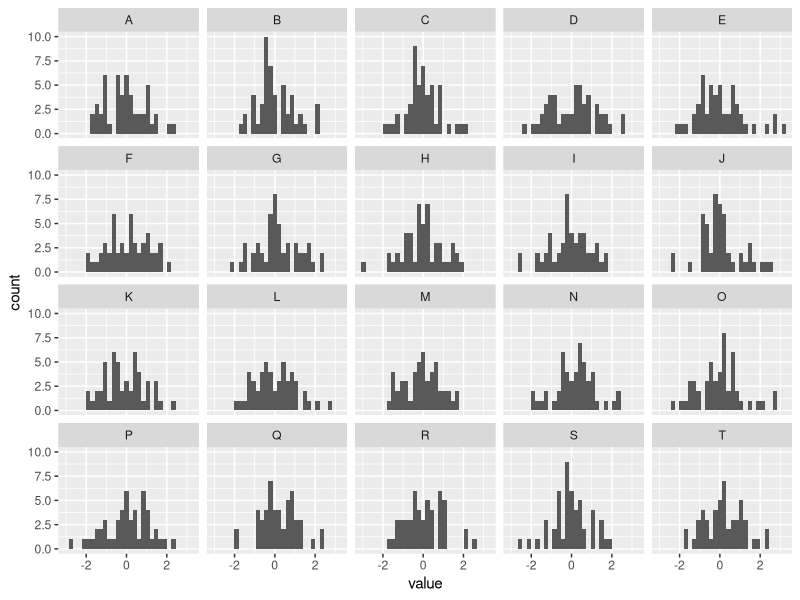

Write the R code that produced this figure.
# tidyverse

library(tidyverse)

# make wide data (20 columns)
df <- matrix(rnorm(1000), ncol = 20)
df <- as.data.frame(df)
colnames(df) <- LETTERS[1:20]

# transform to long format (2 columns)
df <- gather(df, key = "name", value = "value")

# plot histigrams per name
ggplot(df) +
    geom_histogram(aes(value)) +
    facet_wrap(~name, ncol = 5)